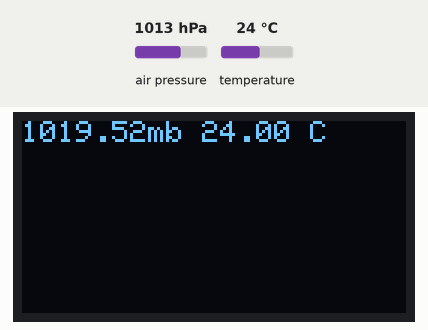
The sketch below on a simulated Arduino Uno, built with avr-gcc and run on an emulated ATmega328P. Shown: 128×64 one-colour display. The test bench sets the inputs (shaded band); at power-on: air pressure 1013 hPa, temperature 24 °C. The display library's start-up logo is not drawn; what the sketch prints to the serial monitor is not drawn.

Above: at 2.2 s.
At 34.5 s:
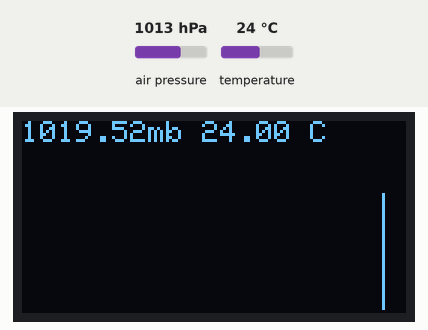
At 99.3 s:
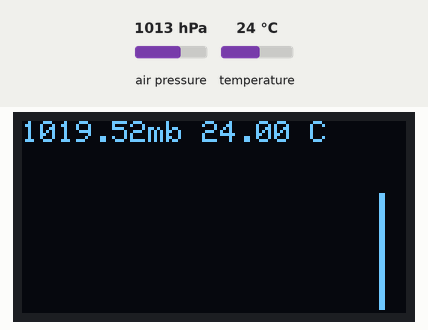

Measured:
- what the display in image 0 shows lasts 32.4 s, from 2.1 s to 34.5 s
- what the display in image 1 shows lasts 64.7 s, from 34.5 s to 99.2 s

The sketch:

OLED-barometer.ino
```cpp
/*********************************************************************
A barometer using an  OLED and libraries from Adafruit


*********************************************************************/

#include <SPI.h>
#include <Wire.h>
#include <Adafruit_GFX.h>
#include <Adafruit_SSD1306.h>
#include <math.h>
#include <Adafruit_Sensor.h>
#include <Adafruit_BMP280.h>
#undef BMP280_ADDRESS         // Undef BMP280_ADDRESS from the BMP280 library to easily override I2C address
#define BMP280_ADDRESS (0x76) // Low = 0x76 , High = 0x77 (default on adafruit and sparkfun BME280 modules, default for library)

// OLED
#define OLED_RESET -1
Adafruit_SSD1306 display(OLED_RESET);
#if (SSD1306_LCDHEIGHT != 64)
# error("Height incorrect, please fix Adafruit_SSD1306.h!");
#endif
// barometer
Adafruit_BMP280 bmp; // I2C
int elevation = 60;  // height of station in m

// baro queue
float scale  = 10.0;
int period = 24*60;
int interval = 6;
int entries = period / interval;

// queue - to be class
int qmax = entries;
int qi=0;
int q[1000];

void setup()   {
  Serial.begin(9600);

  // by default, we'll generate the high voltage from the 3.3v line internally! (neat!)
  display.begin(SSD1306_SWITCHCAPVCC, 0x3C);  // initialize with the I2C addr 0x3C(for the 128x64)

  // BMP280 setup
  Serial.println(F("BMP280 test"));
  if (!bmp.begin()) {
    Serial.println(F("Could not find a valid BMP280 sensor, check wiring!"));
    while (1);
  }
 // q setup;
   qinit(0);
   Serial.println(entries);

  // init done
  // display splash screen
  display.display();
  delay(2000);
}

void loop() {
  float temp = bmp.readTemperature();
  float pressure= bmp.readPressure()/ 100.0F;
  float slpressure = pressure + elevation/9.2F;
  float past3 = bget(180);
  float trend = slpressure - past3;

  display.clearDisplay();
  Serial.println(slpressure);
  bput(slpressure);

  display.setCursor(0,0);
  display.setTextColor(WHITE);
  display.setTextSize(1);
  display.print(slpressure);
  display.print("mb ");
  display.print(temp);
  display.print(" C");
  chart();
  display.display();
  delay(interval * 60 * 1000);
}

void chart() {
  for (int i = 0;i < entries; i=i+2) {
     float b = (bgeti(i) +bgeti(i+1))/2;
     int k = 30 + (b - 1010.0);
     int l = (entries - i)/2;
     if (k > 0) bar(l,63,k,1);
  }
  Serial.println();
}
void bar(int x,int y,int height,int width) {
   display.fillRect(x,y-height,width,height,WHITE);
}


void bput(float baro) {
   qput((int)round(baro*scale));
}

float bget(int t) {
   int k = t / interval;
   float val = qget(k)/scale;
   return val;
}

float bgeti(int k) {
   float val = qget(k)/scale;
   return val;
}

void qinit(int val) {
    for (int i=0; i < qmax;i++)
       q[i] = val;
}
void qput(int val) {
    q[qi]=val;
    qi = (qi + 1) % qmax;
}
int qget(int i) {
    int j = (qi-i-1+qmax)% qmax;
    return q[j];
}
```
